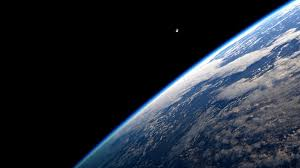
%> input picture test6.jpg, 300 x 168 px
$ octave testAlex.m   (GNU Octave 9; MATLAB toolbox functions it lacks are replaced by stand-ins)
%> lines starting %> are read from the running program, lines starting %| are printed output that depends on the picture; in (x1, y1, x2, y2) boxes, pixels count from 0 and x2, y2 are one past the last pixel; in counts of white or black regions, pixels touching at a corner belong together; the program's own positions count from 1
### test3.m
close all
clc,clear all
addpath(genpath('C:\Users\Guille\Documents\UNI\PAE\MATLABcode'));
cd 'C:\Users\Guille\Documents\UNI\PAE\MATLABcode'
i=imread('test6.jpg'); %posar la imatge desitjada
%> i is the input picture: size 168x300x3 uint8; mean R, G, B 36.3, 42.7, 52.2
I = rgb2gray(i);
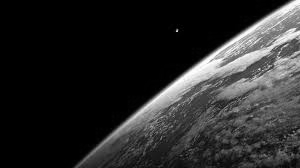
%> I: size 168x300 uint8; min 0, max 255, mean 41.9
%figure, imshow(I)
im = binarize(I);
%> in binarize, `level = graythresh(im);`: level = 0.298
%> in binarize, `BW = im2bw(im,1.7*level);`:
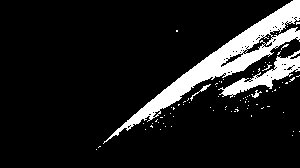
%> BW: size 168x300 logical; 11.3% white; 82 white regions (78 under 20 px), largest, box (x1, y1, x2, y2) and area: (103, 0, 300, 144) 4357, (218, 50, 300, 98) 1045, (190, 84, 211, 101) 50, (251, 90, 262, 98) 33
%figure, imshow(im)
ii=medfilt2(im);
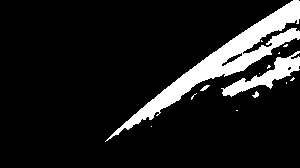
%> ii: size 168x300 logical; 11% white; 14 white regions (10 under 20 px), largest, box (x1, y1, x2, y2) and area: (105, 0, 300, 142) 4391, (221, 51, 300, 97) 1041, (200, 85, 210, 91) 28, (252, 91, 259, 98) 26
[x,y]=size(im);
%> x = 168; y = 300
P = round(x*y/10);
%> P = 5040
BW2 = bwareaopen(im,P);
%> BW2: size 168x300 logical; every value is 0
%BW= edge(BW2,'Canny');
BW = createimage(BW2)
figure
subplot(2,2,1),imshow(im)
subplot(2,2,2), imshow(I)
%subplot(2,2,3),
figure, imshow(BW2)
%subplot(2,2,4),
figure, imshow(BW)
[x,y] = EdgeCord(BW);
[elip,a,b,c,d,e,f] = ellipsefit_direct(y,x,BW)
hold on
[cent,rad,res] = circlefit(y,x,BW);

### Edge Detection/binarize.m
function [BW ] = binarize( im )
%UNTITLED Summary of this function goes here
%   Detailed explanation goes here
level = graythresh(im);
BW = im2bw(im,1.7*level);
imshow(BW)

end

### Edge Detection/sethreshold.m
function [thold,col,row] = sethreshold(image)

[col,row] = size(image);
%> col = 168; row = 300
 tot = sum(sum(image));
%> tot = 0
 av = tot/(col*row);
%> av = 0
 thold = 0.7*av;
%> thold = 0
end

### Edge Detection/edgedetectionLR.m
function[ edge,thres] = edgedetectionLR(image)
edgeNum=1;
[thres,numrow,numcol] = sethreshold(image);
%> thres = 0; numrow = 168; numcol = 300
%thres1=graythresh(image);
for r= 1:(numrow)
    for c = 1:(numcol-4)
        if (image(r,c) > thres) & (image(r,c+1) > thres) & (image(r,c+2) > thres) & (image(r,c+3) > thres)
            edgex(edgeNum,1) = r;
            edgex(edgeNum,2) = c;
            edgeNum = edgeNum +1;
            break
        end
    end
end
%> after the loop, edgeNum = 1
%> the run ends on the next line
edge = edgex;
end

### Edge Detection/createimage.m
function [image] = edgedetect(IM)
tic
[cols1,rows1]=edgedetectionLR(IM);
[cols2,rows2]=edgedetectionRL(IM);
[cols3,rows3]=edgedetectionUD(IM);
[cols4,rows4]=edgedetectionDU(IM);
image=zeros(size(IM));
image1=zeros(size(IM));
image2=zeros(size(IM));
image3=zeros(size(IM));
image4=zeros(size(IM));
for i = 1:length(cols1)
    image1(cols1(i,1),cols1(i,2),1)=1;
    image(cols1(i,1),cols1(i,2),1)=1;
end
for i = 1:length(cols2)
    image2(cols2(i,1),cols2(i,2),1)=1;
    image(cols2(i,1),cols2(i,2),1)=1;
end
for i = 1:length(cols3)
    image3(cols3(i,1),cols3(i,2),1)=1;
    image(cols3(i,1),cols3(i,2),1)=1;
end
for i = 1:length(cols4)
    image4(cols4(i,1),cols4(i,2),1)=1;
    image(cols4(i,1),cols4(i,2),1)=1;
end
[fi,co] = size(image);
for i = 1:fi
    for j = 1:5
        image(i,j)=0;
        image(i,co-j)=0;
    end
end
for i = 1:co
    for j = 1:5
        image(j,i,1)=0;
        image(fi-j,i,1)=0;
    end
end
toc
%figure,imshow(image1)
%figure,imshow(image2)
%figure,imshow(image3)
%figure,imshow(image4)
%figure,imshow(image)
end

### testAlex.m
clear all
test3 %cas amb imatges 'reals

$ run again, with test4.jpg copied over test6.jpg
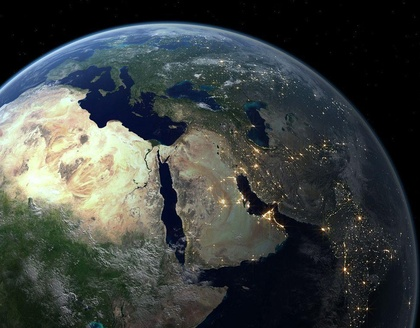
%> input picture test4.jpg, 420 x 328 px, shrunk from 970 x 757 before the run
%> i is the input picture: size 328x420x3 uint8; mean R, G, B 62.2, 67.3, 65.4
%> `I = rgb2gray(i);`:
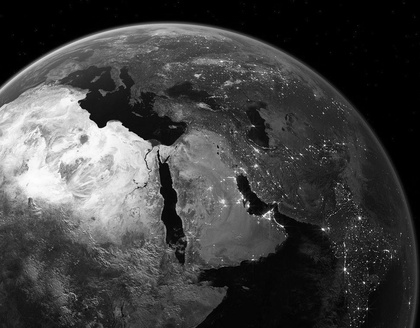
%> I: size 328x420 uint8; min 0, max 254, mean 65.5
%> level = 0.4
%> BW: size 328x420 logical; 10.4% white; 176 white regions (170 under 20 px), largest, box (x1, y1, x2, y2) and area: (0, 85, 152, 228) 13300, (0, 24, 178, 92) 393, (146, 147, 158, 168) 101, (159, 145, 174, 157) 83, (154, 30, 166, 35) 31, (263, 211, 272, 217) 20
%> `ii=medfilt2(im);`:
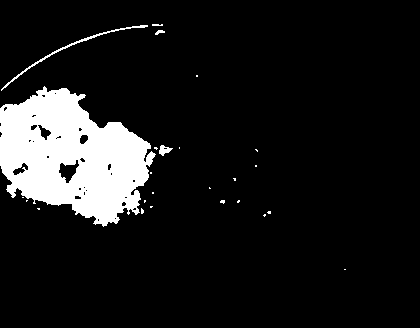
%> ii: size 328x420 logical; 10.3% white; 25 white regions (20 under 20 px), largest, box (x1, y1, x2, y2) and area: (0, 86, 156, 227) 13629, (1, 25, 148, 91) 347, (159, 145, 173, 156) 83, (155, 30, 165, 35) 29, (152, 24, 163, 26) 20
%> BW2: size 328x420 logical; every value is 0
%> tot = 0
%> numrow = 328; numcol = 420
%> after the loop in edgedetectionLR, `for r= 1:(numrow)`: edgeNum = 1

$ run again, with test5.jpg copied over test6.jpg
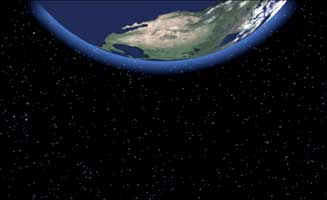
%> input picture test5.jpg, 327 x 200 px
%> i is the input picture: size 200x327x3 uint8; mean R, G, B 17.9, 20.7, 26.5
%> `I = rgb2gray(i);`:
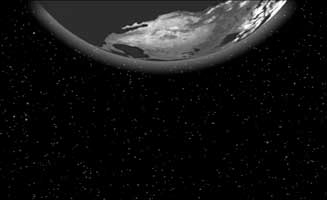
%> I: size 200x327 uint8; min 0, max 254, mean 20.5
%> level = 0.247
%> BW: size 200x327 logical; 6% white; 43 white regions (34 under 20 px), largest, box (x1, y1, x2, y2) and area: (106, 12, 216, 58) 2602, (234, 0, 287, 43) 793, (205, 0, 234, 15) 104
%> `ii=medfilt2(im);`:
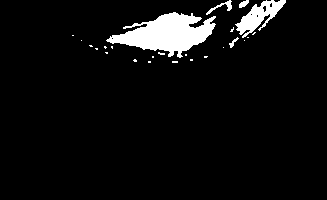
%> ii: size 200x327 logical; 5.7% white; 25 white regions (20 under 20 px), largest, box (x1, y1, x2, y2) and area: (106, 12, 216, 58) 2624, (235, 0, 286, 38) 792, (206, 0, 232, 15) 99, (239, 0, 249, 8) 49, (229, 37, 239, 48) 37
%> BW2: size 200x327 logical; every value is 0
%> tot = 0
%> numrow = 200; numcol = 327
%> after the loop in edgedetectionLR, `for r= 1:(numrow)`: edgeNum = 1
